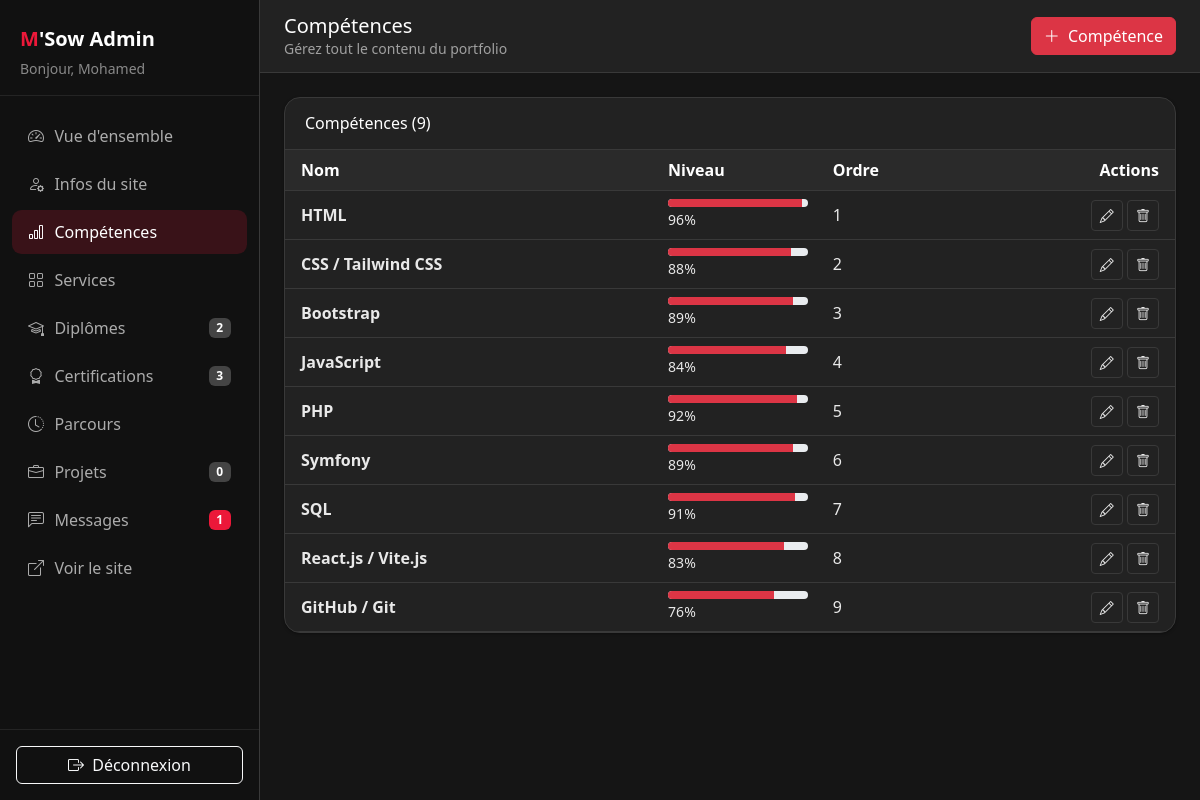
/dashboard.php?tab=skills (signed in), run on the app's committed database.
### tables this page shows
CREATE TABLE `site_skills` (
  `id` int NOT NULL AUTO_INCREMENT,
  `name` varchar(120) NOT NULL,
  `percent` tinyint unsigned NOT NULL DEFAULT '0',
  `sort_order` int NOT NULL DEFAULT '0',
  PRIMARY KEY (`id`)
);

### config.php (called while the page is built, shortened)
<?php
function Connexion(){
    $db = getDbConfig();
    try {
        $cnx = new PDO(
            'mysql:host=' . $db['host'] . ';dbname=' . $db['dbname'] . ';charset=utf8mb4',
            $db['user'],
            $db['pass'],
            [
                PDO::ATTR_ERRMODE => PDO::ERRMODE_EXCEPTION,
                PDO::ATTR_DEFAULT_FETCH_MODE => PDO::FETCH_ASSOC
            ]
        );
    } catch (PDOException $e) {
        die("Erreur de connexion à la base de données : " . $e->getMessage());
    }
    return $cnx;
}
function recupererMessages() {
    $cnx = Connexion();
    $req = $cnx->prepare("SELECT id, prenom, nom, email, message, date FROM messages ORDER BY date DESC");
    $req->execute();
    return $req->fetchAll(PDO::FETCH_ASSOC);
}
function recupererProjets() {
    $cnx = Connexion();
    $req = $cnx->prepare(
        "SELECT * FROM projects ORDER BY published_at DESC"
    );
    $req->execute();
    return $req->fetchAll();
}
function obtenirReglages(): array {
    $cnx = Connexion();
    $rows = $cnx->query("SELECT setting_key, setting_value FROM site_settings")->fetchAll();
    $settings = [];
    foreach ($rows as $row) {
        $settings[$row['setting_key']] = $row['setting_value'];
    }
    return $settings;
}
function recupererCompetences(): array {
    $cnx = Connexion();
    return $cnx->query("SELECT * FROM site_skills ORDER BY sort_order ASC, id ASC")->fetchAll();
}
function recupererDiplomes(): array {
    $cnx = Connexion();
    return $cnx->query("SELECT * FROM site_diplomes ORDER BY sort_order ASC, id ASC")->fetchAll();
}
function recupererCertifications(): array {
    $cnx = Connexion();
    return $cnx->query("SELECT * FROM site_certifications ORDER BY sort_order ASC, id ASC")->fetchAll();
}

### dashboard.php (the view, shortened to what this page needs)
<?php
require_once 'config.php';
$tab = $_GET['tab'] ?? 'overview';
$s = obtenirReglages();
$messages = recupererMessages();
$projects = recupererProjets();
$skills = recupererCompetences();
$diplomes = recupererDiplomes();
$certifications = recupererCertifications();
$countProjects = count($projects);
$countMessages = count($messages);
$countDiplomes = count($diplomes);
$countCertifications = count($certifications);
$userName = $_SESSION['user_name'] ?? 'Admin';
$tabTitles = [
    'overview' => 'Tableau de bord',
    'profile' => 'Infos du site',
    'skills' => 'Compétences',
    'services' => 'Services',
    'diplomes' => 'Diplômes',
    'certifications' => 'Certifications',
    'timeline' => 'Parcours',
    'projects' => 'Projets',
    'messages' => 'Messages',
];
function he(?string $v): string {
    return htmlspecialchars($v ?? '', ENT_QUOTES, 'UTF-8');
}
?>
<!DOCTYPE html>
<html lang="fr">
<head>
    <link href="https://cdn.jsdelivr.net/npm/bootstrap@5.3.3/dist/css/bootstrap.min.css" rel="stylesheet">
    <link rel="stylesheet" href="https://cdn.jsdelivr.net/npm/bootstrap-icons@1.11.3/font/bootstrap-icons.min.css">
</head>
<body class="dashboard-dark">
<aside class="sidebar" id="sidebar">
    <div class="sidebar-brand">
        <div class="logo fs-5 fw-bold"><span><?= he($s['logo_letter'] ?? 'M') ?></span><?= he($s['logo_text'] ?? "'Sow") ?> Admin</div>
        <div class="small text-white-50 mt-1">Bonjour, <?= he($userName) ?></div>
    </div>
    <nav class="nav flex-column py-3">
        <a class="nav-link <?= $tab === 'overview' ? 'active' : '' ?>" href="dashboard.php?tab=overview"><i class="bi bi-speedometer2"></i> Vue d'ensemble</a>
        <a class="nav-link <?= $tab === 'profile' ? 'active' : '' ?>" href="dashboard.php?tab=profile"><i class="bi bi-person-gear"></i> Infos du site</a>
        <a class="nav-link <?= $tab === 'skills' ? 'active' : '' ?>" href="dashboard.php?tab=skills"><i class="bi bi-bar-chart"></i> Compétences</a>
        <a class="nav-link <?= $tab === 'services' ? 'active' : '' ?>" href="dashboard.php?tab=services"><i class="bi bi-grid"></i> Services</a>
        <a class="nav-link <?= $tab === 'diplomes' ? 'active' : '' ?>" href="dashboard.php?tab=diplomes"><i class="bi bi-mortarboard"></i> Diplômes <span class="badge text-bg-secondary"><?= $countDiplomes ?></span></a>
        <a class="nav-link <?= $tab === 'certifications' ? 'active' : '' ?>" href="dashboard.php?tab=certifications"><i class="bi bi-award"></i> Certifications <span class="badge text-bg-secondary"><?= $countCertifications ?></span></a>
        <a class="nav-link <?= $tab === 'timeline' ? 'active' : '' ?>" href="dashboard.php?tab=timeline"><i class="bi bi-clock-history"></i> Parcours</a>
        <a class="nav-link <?= $tab === 'projects' ? 'active' : '' ?>" href="dashboard.php?tab=projects"><i class="bi bi-briefcase"></i> Projets <span class="badge text-bg-secondary"><?= $countProjects ?></span></a>
        <a class="nav-link <?= $tab === 'messages' ? 'active' : '' ?>" href="dashboard.php?tab=messages"><i class="bi bi-chat-left-text"></i> Messages <span class="badge text-bg-danger"><?= $countMessages ?></span></a>
        <a class="nav-link" id="voirSiteLink" href="index.php"><i class="bi bi-box-arrow-up-right"></i> Voir le site</a>
    </nav>
    <div class="sidebar-footer">
        <a class="btn btn-outline-light w-100" href="logout.php"><i class="bi bi-box-arrow-right me-1"></i> Déconnexion</a>
    </div>
</aside>
<div class="main-wrap">
    <header class="topbar">
        <div class="d-flex align-items-center gap-2">
            <div>
                <h1 class="h5 mb-0"><?= he($tabTitles[$tab]) ?></h1>
                <div class="small text-muted d-none d-sm-block">Gérez tout le contenu du portfolio</div>
            </div>
        </div>
        <?php if ($tab === 'projects' || $tab === 'overview'): ?>
            <button class="btn btn-danger" data-bs-toggle="modal" data-bs-target="#modalAjoutProjet"><i class="bi bi-plus-lg me-1"></i> Nouveau projet</button>
        <?php elseif ($tab === 'skills'): ?>
            <button class="btn btn-danger" data-bs-toggle="modal" data-bs-target="#modalAjoutSkill"><i class="bi bi-plus-lg me-1"></i> Compétence</button>
        <?php elseif ($tab === 'services'): ?>
            <button class="btn btn-danger" data-bs-toggle="modal" data-bs-target="#modalAjoutService"><i class="bi bi-plus-lg me-1"></i> Service</button>
        <?php elseif ($tab === 'diplomes'): ?>
            <button class="btn btn-danger" data-bs-toggle="modal" data-bs-target="#modalAjoutDiplome"><i class="bi bi-plus-lg me-1"></i> Diplôme</button>
        <?php elseif ($tab === 'certifications'): ?>
            <button class="btn btn-danger" data-bs-toggle="modal" data-bs-target="#modalAjoutCert"><i class="bi bi-plus-lg me-1"></i> Certification</button>
        <?php elseif ($tab === 'timeline'): ?>
            <button class="btn btn-danger" data-bs-toggle="modal" data-bs-target="#modalAjoutTimeline"><i class="bi bi-plus-lg me-1"></i> Entrée</button>
        <?php endif; ?>
    </header>
    <main class="content">
        <?php if ($tab === 'skills'): ?>
            <div class="panel">
                <div class="panel-header"><h2 class="h6 mb-0">Compétences (<?= count($skills) ?>)</h2></div>
                <div class="table-responsive">
                    <table class="table table-hover mb-0">
                        <thead class="table-light"><tr><th class="ps-3">Nom</th><th>Niveau</th><th>Ordre</th><th class="text-end pe-3">Actions</th></tr></thead>
                        <tbody>
                        <?php foreach ($skills as $sk): ?>
                            <tr>
                                <td class="ps-3 fw-semibold"><?= he($sk['name']) ?></td>
                                <td>
                                    <div class="progress" style="height:8px;max-width:140px;">
                                        <div class="progress-bar bg-danger" style="width:<?= (int)$sk['percent'] ?>%"></div>
                                    </div>
                                    <small><?= (int)$sk['percent'] ?>%</small>
                                </td>
                                <td><?= (int)$sk['sort_order'] ?></td>
                                <td class="text-end pe-3">
                                    <button class="btn btn-sm btn-outline-primary" data-bs-toggle="modal" data-bs-target="#editSkill<?= (int)$sk['id'] ?>"><i class="bi bi-pencil"></i></button>
                                    <form method="POST" class="d-inline" onsubmit="return confirm('Supprimer cette compétence ?')">
                                        <button type="submit" name="delete_skill" value="<?= (int)$sk['id'] ?>" class="btn btn-sm btn-outline-danger"><i class="bi bi-trash"></i></button>
                                    </form>
                                </td>
                            </tr>
                        <?php endforeach; ?>
                        </tbody>
                    </table>
                </div>
            </div>
        <?php endif; ?>
    </main>
</div>
</body>
</html>

### dashboard.php (style rules this page uses)
:root { --sidebar-w: 260px; --brand: #ec1839; --ink: #e9e9e9; --ink-muted: #a0a0a0; --surface: #151515; --panel: #222222; --panel-2: #2a2a2a; --border: #393939; --input-bg: #1c1c1c; }
body { background: var(--surface); color: var(--ink); }
.sidebar { width: var(--sidebar-w); min-height: 100vh; background: #111111; color: #fff; position: fixed; inset: 0 auto 0 0; z-index: 1040; display: flex; flex-direction: column; transition: transform .25s ease; border-right: 1px solid var(--border); }
.sidebar-brand { padding: 1.5rem 1.25rem 1rem; border-bottom: 1px solid rgba(255,255,255,.08); }
.sidebar-brand .logo span { color: var(--brand); }
.sidebar .nav-link { color: rgba(255,255,255,.65); border-radius: .6rem; padding: .65rem 1rem; margin: .1rem .75rem; display: flex; align-items: center; gap: .65rem; }
.sidebar .nav-link:hover, .sidebar .nav-link.active { color: #fff; background: rgba(236,24,57,.18); }
.sidebar .nav-link .badge { margin-left: auto; }
.sidebar-footer { margin-top: auto; padding: 1rem; border-top: 1px solid rgba(255,255,255,.08); }
.main-wrap { margin-left: var(--sidebar-w); min-height: 100vh; }
.topbar { background: var(--panel); border-bottom: 1px solid var(--border); padding: .85rem 1.5rem; display: flex; align-items: center; justify-content: space-between; gap: 1rem; position: sticky; top: 0; z-index: 1020; color: #fff; }
.topbar .text-muted, .topbar .small { color: var(--ink-muted) !important; }
.content { padding: 1.5rem; }
.stat-card, .panel { background: var(--panel); border-radius: 1rem; box-shadow: 0 1px 3px rgba(0,0,0,.35); border: 1px solid var(--border); color: var(--ink); }
.panel { overflow: hidden; }
.panel-header { padding: 1rem 1.25rem; border-bottom: 1px solid var(--border); display: flex; flex-wrap: wrap; gap: .75rem; align-items: center; justify-content: space-between; color: #fff; }
.table { --bs-table-bg: transparent; --bs-table-color: var(--ink); --bs-table-border-color: var(--border); --bs-table-hover-bg: rgba(255,255,255,.04); --bs-table-hover-color: #fff; color: var(--ink); }
.table > :not(caption) > * > * { vertical-align: middle; background: transparent; color: inherit; border-bottom-color: var(--border); }
.table thead.table-light, .table-light { --bs-table-bg: var(--panel-2); --bs-table-color: #fff; --bs-table-border-color: var(--border); background: var(--panel-2); color: #fff; }
.text-muted, .small.text-muted, .table .text-muted { color: var(--ink-muted) !important; }
.fw-semibold, .fw-bold, h1, h2, h3, h4, h5, h6 { color: #fff; }
.btn-outline-secondary, .btn-outline-primary, .btn-outline-danger, .btn-light { --bs-btn-color: var(--ink); --bs-btn-border-color: var(--border); --bs-btn-hover-bg: var(--panel-2); --bs-btn-hover-border-color: #555; --bs-btn-hover-color: #fff; background: transparent; color: var(--ink); border-color: var(--border); }
.btn-outline-primary { --bs-btn-color: #6ea8fe; --bs-btn-border-color: rgba(110,168,254,.45); }
.btn-outline-danger { --bs-btn-color: #ff6b81; --bs-btn-border-color: rgba(255,107,129,.45); }
.badge.text-bg-secondary { background: #444 !important; color: #fff !important; }
.text-bg-danger { background: var(--brand) !important; }
a { color: #ff6b81; }

### data on the page
site_skills: name "HTML", percent "96", sort_order "1"
site_skills: name "CSS / Tailwind CSS", percent "88", sort_order "2"
site_skills: name "Bootstrap", percent "89", sort_order "3"
site_skills: name "JavaScript", percent "84", sort_order "4"
site_skills: name "PHP", percent "92", sort_order "5"
site_skills: name "Symfony", percent "89", sort_order "6"
site_skills: name "SQL", percent "91", sort_order "7"
site_skills: name "React.js / Vite.js", percent "83", sort_order "8"
site_skills: name "GitHub / Git", percent "76", sort_order "9"

### other printed values
he($s['logo_letter'] ?? 'M') "M"
he($s['logo_text'] ?? "'Sow") "'Sow"
he($userName) "Mohamed"
$countDiplomes "2"
$countCertifications "3"
$countProjects "0"
$countMessages "1"
he($tabTitles[$tab]) "Compétences"
count($skills) "9"
